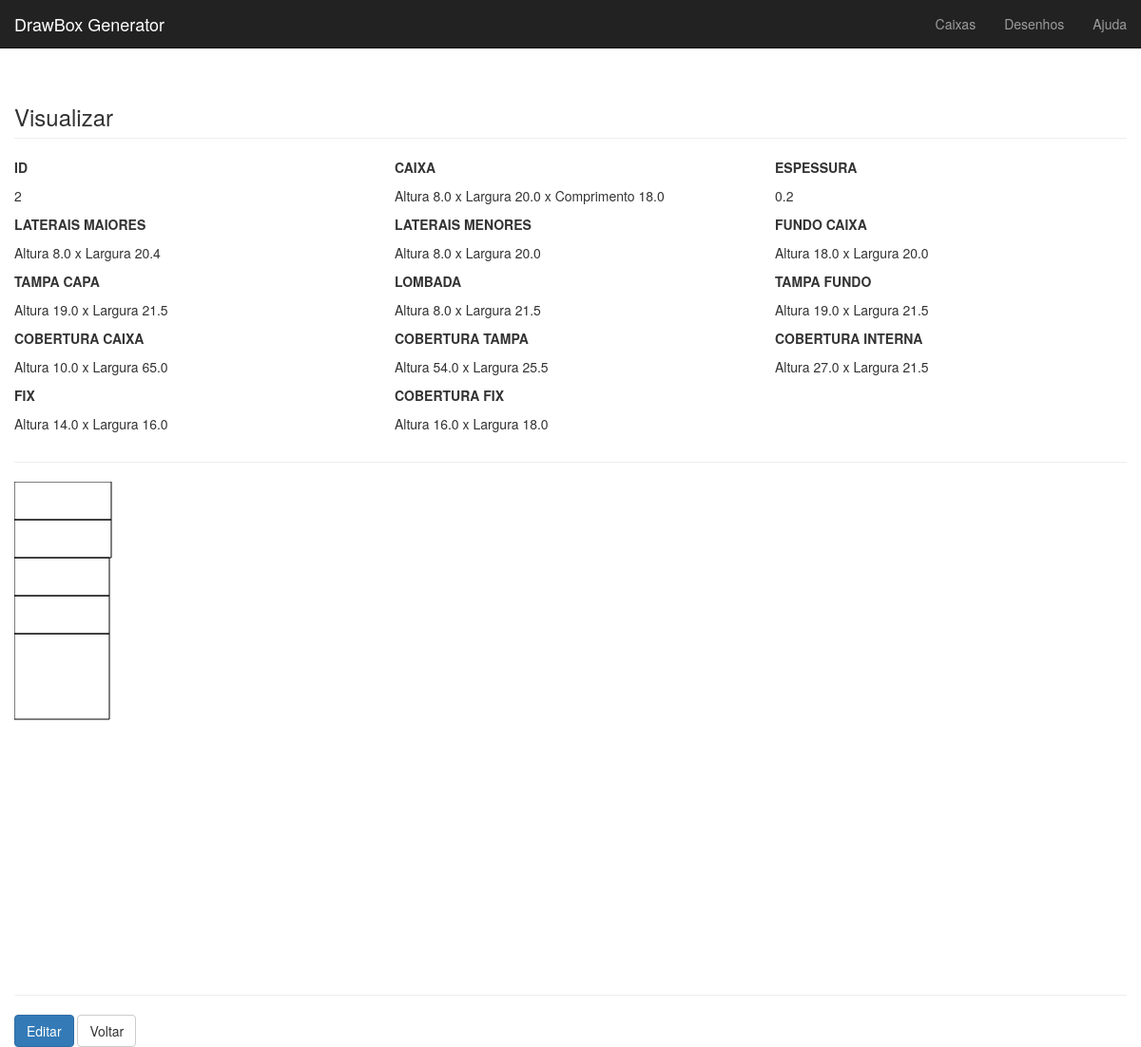
Screenshot of /box/2/ (signed in) with the database file from the repository.
### app/models.py (models this page shows, shortened)
class TimeStamped(models.Model):
    class Meta:
        abstract = True
    created_at = models.DateTimeField(auto_now_add=True)
    published_at = models.DateTimeField(auto_now=True)

class Box(TimeStamped):
    draw = models.ForeignKey(Draw, blank=True, null=True, on_delete=models.CASCADE, related_name='draw')
    comprimento = models.FloatField(blank=True, null=True, default=15.0)
    espessura = models.FloatField(blank=True, null=True, default=0.2)
    laterais_maiores = models.ForeignKey(Draw, blank=True, null=True, on_delete=models.CASCADE,
                                         related_name='laterais_maiores')
    laterais_menores = models.ForeignKey(Draw, blank=True, null=True, on_delete=models.CASCADE,
                                         related_name='laterais_menores')
    fundo_caixa = models.ForeignKey(Draw, blank=True, null=True, on_delete=models.CASCADE,
                                    related_name='fundo_caixa')
    tampa_capa = models.ForeignKey(Draw, blank=True, null=True, on_delete=models.CASCADE,
                                   related_name='tampa_caixa')
    lombada = models.ForeignKey(Draw, blank=True, null=True, on_delete=models.CASCADE,
                                related_name='lombada')
    tampa_fundo = models.ForeignKey(Draw, blank=True, null=True, on_delete=models.CASCADE,
                                    related_name='tampa_fundo')
    cobertura_caixa = models.ForeignKey(Draw, blank=True, null=True, on_delete=models.CASCADE,
                                        related_name='cobertura_caixa')
    cobertura_tampa = models.ForeignKey(Draw, blank=True, null=True, on_delete=models.CASCADE,
                                        related_name='cobertura_tampa')
    cobertura_interna = models.ForeignKey(Draw, blank=True, null=True, on_delete=models.CASCADE,
                                          related_name='cobertura_interna')
    fix = models.ForeignKey(Draw, blank=True, null=True, on_delete=models.CASCADE,
                            related_name='fix')
    cobertura_fix = models.ForeignKey(Draw, blank=True, null=True, on_delete=models.CASCADE,
                                      related_name='cobertura_fix')
    def __str__(self):
        return 'Altura {} x Largura {} x Comprimento {}'.format(self.draw.altura, self.draw.largura, self.comprimento)

class Draw(TimeStamped):
    altura = models.FloatField(blank=True, null=True, default=5.0)
    largura = models.FloatField(blank=True, null=True, default=15.0)
    def __str__(self):
        return 'Altura {} x Largura {}'.format(self.altura, self.largura)

### app/views/box.py (the view)
class Detail(LoginRequiredMixin, BoxMixin, DetailView):
    login_url = '/admin/login/'
    model = Box
    template_name = 'box/detail.html'
    context_object_name = 'box'
    def get_context_data(self, **kwargs):
        context = super(Detail, self).get_context_data(**kwargs)
        context['list_reversed_url'] = reverse_lazy(BOX_LIST_URL_NAME)
        if self.request.user.has_perm("app.change_box"):
            context['update_object_reversed_url'] = reverse_lazy(
                BOX_UPDATE_URL_NAME,
                kwargs=self.kwargs_for_reverse_url()
            )
        if self.request.user.has_perm("app.delete_box"):
            context['delete_object_reversed_url'] = reverse_lazy(
                BOX_DELETE_URL_NAME,
                kwargs=self.kwargs_for_reverse_url()
            )
        return context

### app/mixins.py (called while the page is built)
    def kwargs_for_reverse_url(self):
        kwargs_dict = dict()
        if self.model:
            self.object = self.object if self.object is not None else self.get_object()
            try:
                self.model._meta.get_field('slug')
                kwargs_dict['slug'] = self.object.slug
            except FieldDoesNotExist:
                kwargs_dict['pk'] = self.object.id
        return kwargs_dict

    def get_context_data(self, **kwargs):
        context = super(BoxMixin, self).get_context_data(**kwargs)
        if self.model:
            context['model_name'] = self.model._meta.verbose_name.title()
            context['model_name_plural'] = self.model._meta.verbose_name_plural.title()
        return context

### app/templates/box/detail.html (shortened to what this page needs)
{% extends 'base.html' %}
{% load static %}
{% load form_utils %}
{% block content %}
    <h3 class="page-header">Visualizar</h3>
    <div class="row">
        <div class="col-md-4">
            <p><strong>ID</strong></p>
            <p>{{ object.id }}</p>
        </div>
        <div class="col-md-4">
            <p><strong>CAIXA</strong></p>
            <p>{{ object }}</p>
        </div>
        <div class="col-md-4">
            <p><strong>ESPESSURA</strong></p>
            <p>{{ object.espessura }}</p>
        </div>
        <div class="col-md-4">
            <p><strong>LATERAIS MAIORES</strong></p>
            <p>{{ object.laterais_maiores }}</p>
        </div>
        <div class="col-md-4">
            <p><strong>LATERAIS MENORES</strong></p>
            <p>{{ object.laterais_menores }}</p>
        </div>
        <div class="col-md-4">
            <p><strong>FUNDO CAIXA</strong></p>
            <p>{{ object.fundo_caixa }}</p>
        </div>
        <div class="col-md-4">
            <p><strong>TAMPA CAPA</strong></p>
            <p>{{ object.tampa_capa }}</p>
        </div>
        <div class="col-md-4">
            <p><strong>LOMBADA</strong></p>
            <p>{{ object.lombada }}</p>
        </div>
        <div class="col-md-4">
            <p><strong>TAMPA FUNDO</strong></p>
            <p>{{ object.tampa_fundo }}</p>
        </div>
        <div class="col-md-4">
            <p><strong>COBERTURA CAIXA </strong></p>
            <p>{{ object.cobertura_caixa }}</p>
        </div>
        <div class="col-md-4">
            <p><strong>COBERTURA TAMPA</strong></p>
            <p>{{ object.cobertura_tampa }}</p>
        </div>
        <div class="col-md-4">
            <p><strong>COBERTURA INTERNA</strong></p>
            <p>{{ object.cobertura_interna }}</p>
        </div>
        <div class="col-md-4">
            <p><strong>FIX</strong></p>
            <p>{{ object.fix }}</p>
        </div>
        <div class="col-md-4">
            <p><strong>COBERTURA FIX</strong></p>
            <p>{{ object.cobertura_fix }}</p>
        </div>
    </div>
    <hr/>
    <div class="row">
        <div class="col-md-12">
            <canvas id="canvas" width="800" height="500">
            </canvas>
            <script>
                function cToPx(value_cm) {
                    return value_cm / 0.026458333;
                }
                function cToCm(value_px) {
                    return value_px * 0.026458333
                }
                function cToPxMini(value_cm){
                     return value_cm*5;
                }
                $(document).ready(function () {
                    var can = document.getElementById('canvas');
                    var ctx = can.getContext("2d");
                    ctx.beginPath();
                    ctx.rect(0, 0, cToPxMini({{object.laterais_maiores.largura}}), cToPxMini({{ object.laterais_maiores.altura }}));
                    ctx.rect(0, cToPxMini({{ object.laterais_maiores.altura }}), cToPxMini({{object.laterais_maiores.largura}}), cToPxMini({{ object.laterais_maiores.altura }}));
                    ctx.rect(0, cToPxMini({{ object.laterais_maiores.altura }})*2, cToPxMini({{object.laterais_menores.largura}}), cToPxMini({{ object.laterais_menores.altura }}));
                    ctx.rect(0, (cToPxMini({{ object.laterais_maiores.altura }})*2)+cToPxMini({{object.laterais_menores.altura}}),
                        cToPxMini({{object.laterais_menores.largura}}), cToPxMini({{ object.laterais_menores.altura }}));
                    ctx.rect(0, (cToPxMini({{ object.laterais_maiores.altura }})*2)+(cToPxMini({{object.laterais_menores.altura}})*2), cToPxMini({{ object.fundo_caixa.largura }}), cToPxMini({{ object.fundo_caixa.altura }}));
                    console.log(cToPx({{object.laterais_maiores.altura}}), cToPx({{object.laterais_maiores.largura}}));
                    console.log({{object.laterais_maiores.altura}}, {{object.laterais_maiores.largura}});
                    ctx.stroke();
                });
            </script>
        </div>
    </div>
    <br/>
    <hr/>
    <div id="actions" class="row">
        <div class="col-md-12">
            {% if update_object_reversed_url %}
                <a class="btn btn-primary" href="{{ update_object_reversed_url }}">
                    Editar
                </a>
            {% endif %}
            <a href="{{ list_reversed_url }}" class="btn btn-default">Voltar</a>
        </div>
    </div>
{% endblock %}

### app/templates/box/detail.html (style rules this page uses)
canvas { background-position: center; background-size: 100% 100%; }

### rows the page displays
Box: id "2", draw+comprimento "Altura 8.0 x Largura 20.0 x Comprimento 18.0", espessura "0.2", laterais_maiores "Altura 8.0 x Largura 20.4", laterais_menores "Altura 8.0 x Largura 20.0", fundo_caixa "Altura 18.0 x Largura 20.0", tampa_capa "Altura 19.0 x Largura 21.5", lombada "Altura 8.0 x Largura 21.5", tampa_fundo "Altura 19.0 x Largura 21.5", cobertura_caixa "Altura 10.0 x Largura 65.0", cobertura_tampa "Altura 54.0 x Largura 25.5", cobertura_interna "Altura 27.0 x Largura 21.5", fix "Altura 14.0 x Largura 16.0", cobertura_fix "Altura 16.0 x Largura 18.0"

### other values shown
chart data {{ object.laterais_maiores.largura }} 20.4
chart data {{ object.laterais_maiores.altura }} 8.0
